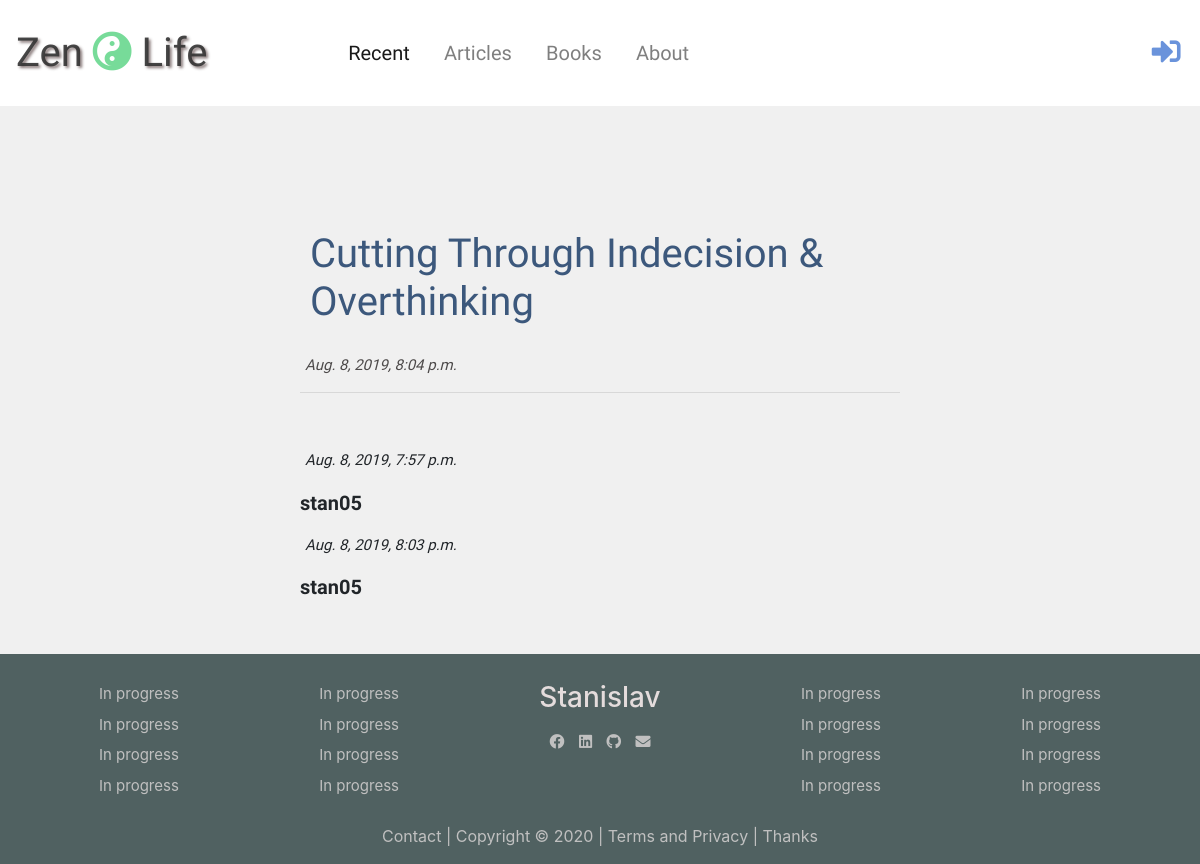
The app's page /post/4/ with its own data.
### blogApp/models.py (models this page shows, shortened)
class Post(models.Model):
    author = models.ForeignKey('auth.User', on_delete=models.CASCADE)
    title = models.CharField(max_length=250)
    text = models.TextField()
    created_date = models.DateTimeField(default=timezone.now)
    published_date = models.DateTimeField(default=None)

class Comment(models.Model):
    post = models.ForeignKey('blogApp.Post', on_delete=models.CASCADE, related_name='comments') #if post deleted the comments will be also deleted
    author = models.CharField(max_length=200)
    created_date = models.DateTimeField(default=timezone.now)
    text = models.TextField()
    approved = models.BooleanField(null=True, blank=True)

### blogApp/views.py (the view)
# urls.py: path('post/<int:pk>/', views.post_detail, name='post_detail'),
def post_detail(request, pk):
    post = get_object_or_404(Post, pk=pk)
    stuff_for_frontend = {'post': post}
    return render(request, 'blogApp/post_detail.html', stuff_for_frontend)

### blogApp/templatetags/markdownify.py (called while the page is built)
@register.filter
def markdown(value):
    renderer = HighlightRenderer()
    markdown = mistune.Markdown(renderer=renderer)
    return markdown(value)

### blogApp/templates/blogApp/post_detail.html (shortened to what this page needs)
{% extends 'blogApp/base.html' %}
{% load markdownify %}
{% block content %}
    <div class="post-div">
        <h2>{{ post.title }}</h2>
        {% if post.published_date %}
            <p class="time">{{ post.published_date }}</p>
        {% endif %}
        <hr id="comments"><br>
    </div>
    <div class="comments">
        {% for comment in post.comments.all %}
            {% if comment.approved or user.is_superuser %}
                <p class="time"> {{ comment.created_date }}</p>
                <strong>{{ comment.author }}</strong>
            {% endif %}
        {% empty %}
            <br><br><br><p>No comments yet...</p><br>
        {% endfor %}
    </div>
{% endblock %}

### blogApp/static/css/blogApp.css (style rules this page uses)
* { margin: 0; padding: 0; }
html, body { min-height: 100%; height: 100%; width: 100%; margin: 0; padding: 0; font-size: 100%; }
body { background-color: rgb(240, 240, 240); font-size: 16px; }
.post-div { padding: 0.625rem 0; }
.post-div h2 { padding: 0.625rem 1.25rem 1.25rem 0.625rem; font-family: 'Indie Flower', cursive; font-size: 2.5rem; color: rgb(60, 88, 124); }
.post-div p { color: rgb(77, 74, 74); }
.time { margin-left: 5px !important; font-style: italic; font-size: 0.9375rem; }

### records on screen
Post: title "Cutting Through Indecision & Overthinking", published_date "Aug. 8, 2019, 8:04 p.m."
Comment: created_date "Aug. 8, 2019, 7:57 p.m.", author "stan05"
Comment: created_date "Aug. 8, 2019, 8:03 p.m.", author "stan05"
